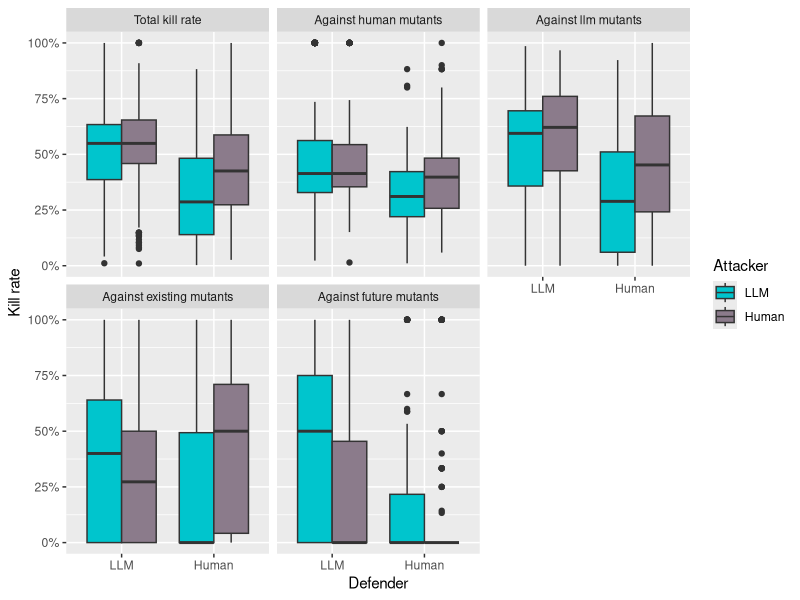
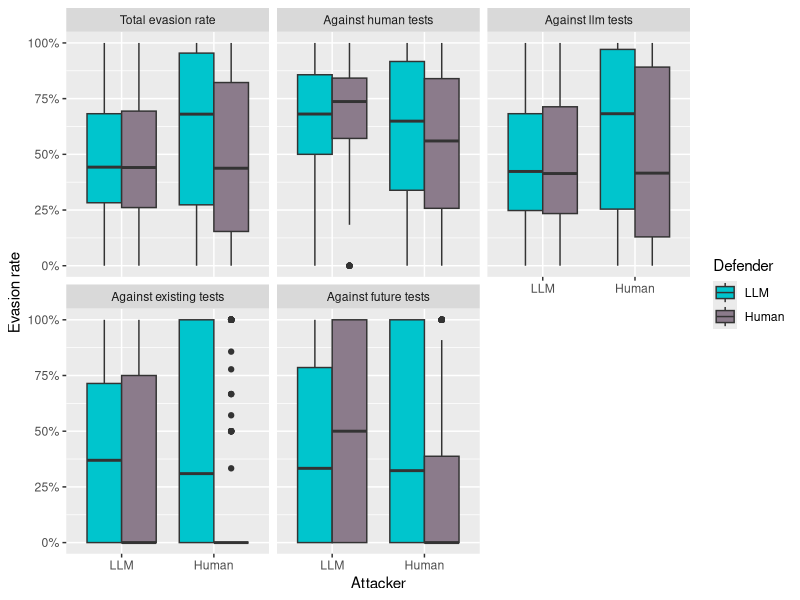
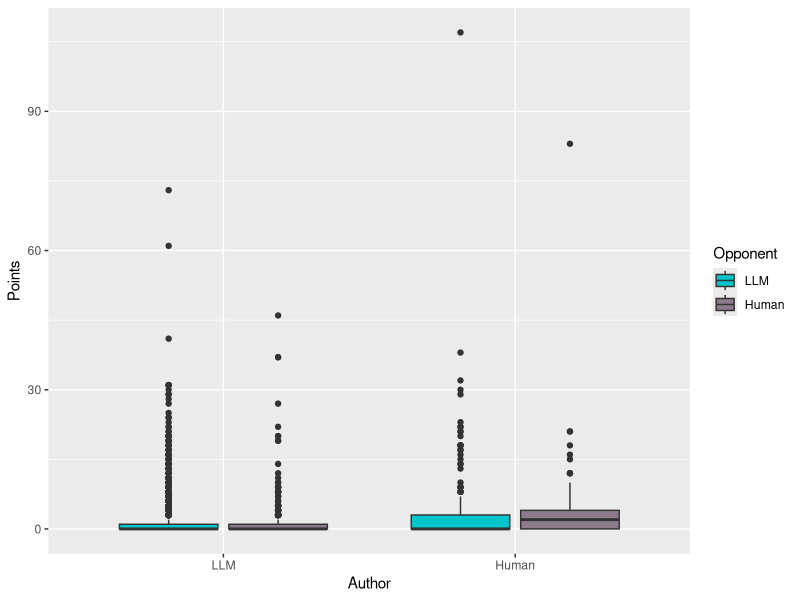
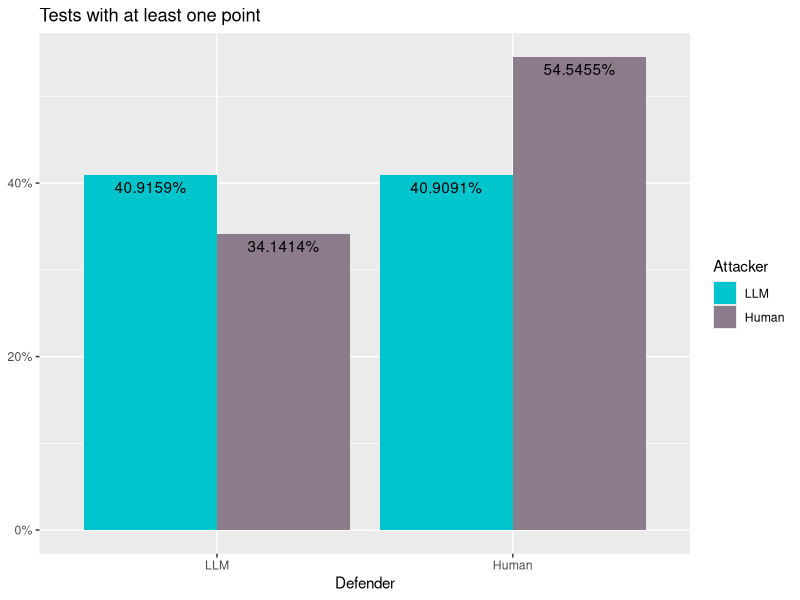
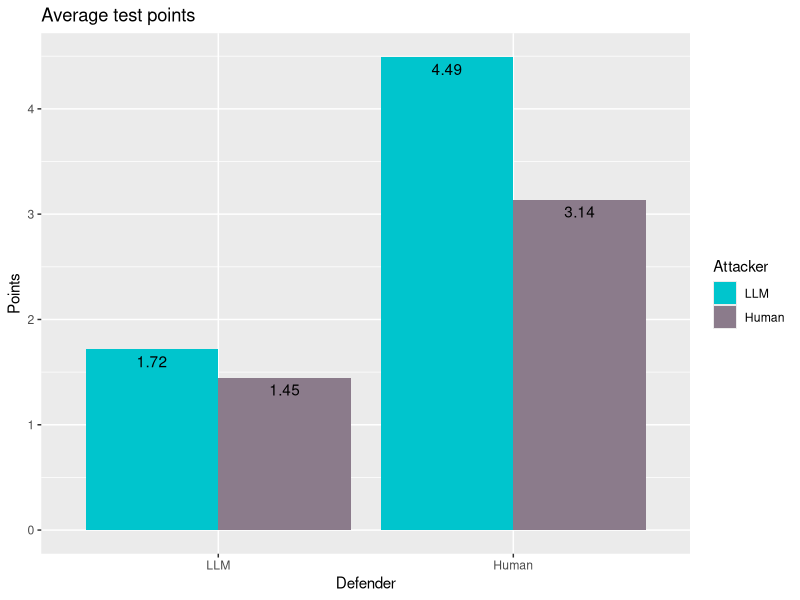
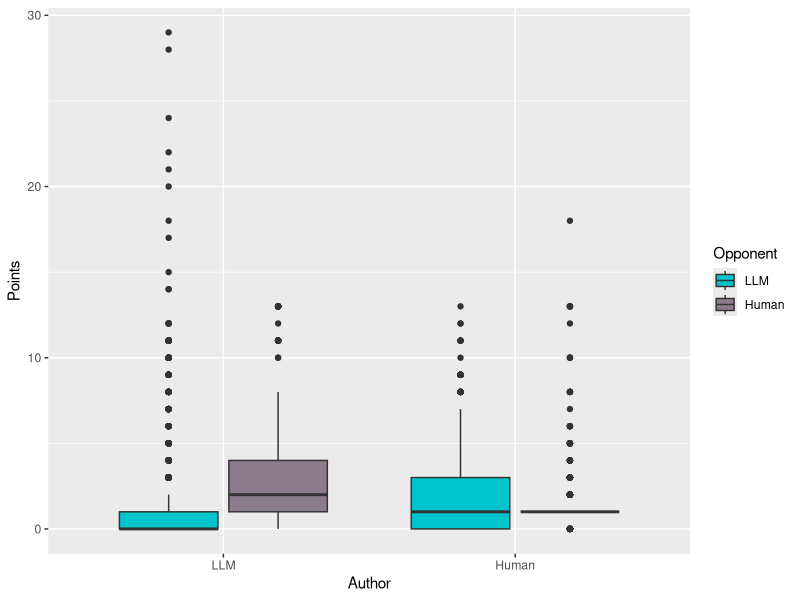
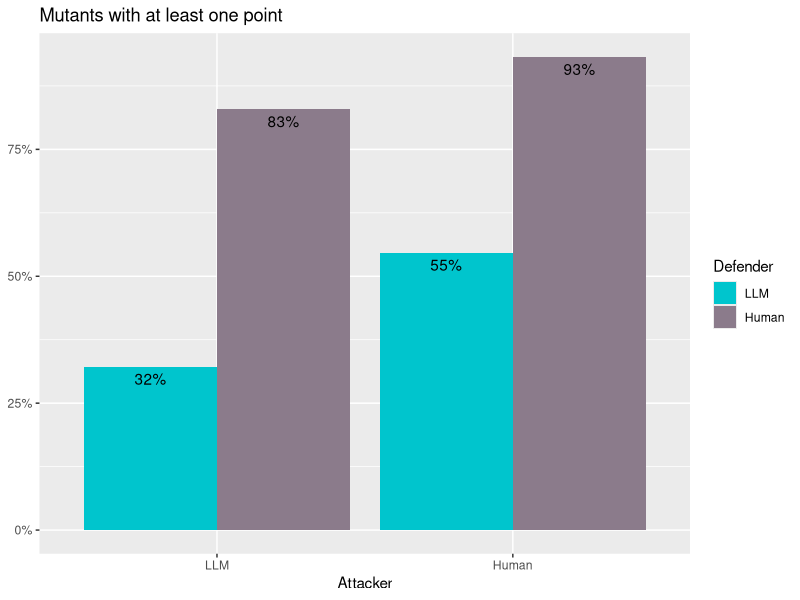
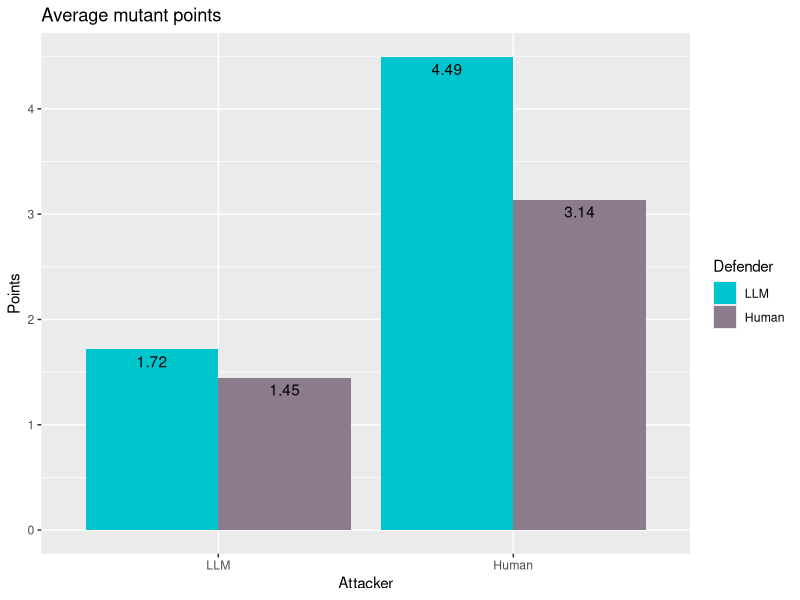

Write the R code that produced these figures, in order.
## ---- chunk 1
knitr::opts_chunk$set(echo = F)
## ---- chunk 2
library(ggplot2)
library(dplyr)
library(viridisLite)
library(tidyr)
library(scales)
getwd()
detach.dfs <- function() {
  for (p in search()) {
    if (grepl("tests|mutants", p)) {
      detach(p, character.only = TRUE)
    }
  }
}

colors.opinion <- c("red", "orange", "grey", "cyan", "blue")
colors.actor <- c("turquoise3", "thistle4")
colors.quality <- c("#458B00", "darkgoldenrod3", "#8B1C62", "red4")

interpretation.opponent_opinion_human_or_ai <- as.factor(c(
  "Definitely human",
  "Probably human",
  "Don't know",
  "Probably ai",
  "Definitely ai"
))

levels.degree <- c(
  "Bachelor Informatik", 
  "Bachelor Internet Computing", 
  "Lehramt Informatik",
  "Artificial Intelligence")
levels.cut <- c(
  "ByteVector",
  "CharRange"
)

common_variables <- function(.data) {
  mutate(
    .data,
    llm_or_human = factor(llm_or_human, levels = c("LLM", "Human")),
    opponent_llm_or_human = factor(opponent_llm_or_human, levels = c("LLM", "Human")),
    cut = factor(cut, levels = levels.cut),
    author_degree = factor(author_degree, levels = levels.degree),
    opponent_degree = factor(opponent_degree, levels = levels.degree),
    experiment_round = factor(experiment_round),
    author_opinion_judged_programming_skill = factor(author_opinion_judged_programming_skill),
    author_opinion_judged_original = factor(author_opinion_judged_original),
    author_opinion_challenged = factor(author_opinion_challenged),
    author_opinion_fun = factor(author_opinion_fun),
    author_opinion_human_or_ai = factor(author_opinion_human_or_ai),
    opponent_opinion_judged_programming_skill = factor(opponent_opinion_judged_programming_skill),
    opponent_opinion_judged_original = factor(opponent_opinion_judged_original),
    opponent_opinion_challenged = factor(opponent_opinion_challenged),
    opponent_opinion_fun = factor(opponent_opinion_fun),
    opponent_opinion_human_or_ai = factor(opponent_opinion_human_or_ai),
  )
}
## ---- chunk 3
tests <- read.csv("test_data.csv") |>
  common_variables() |>
  mutate(
    is_equivalence_test = is_equivalence_test == "YES",
    kill_rate = (human_mutants_killed + llm_mutants_killed) / (human_mutants_killed + human_mutants_ignored + llm_mutants_killed + llm_mutants_ignored) |>
      replace_na(0),
    human_kill_rate = (human_mutants_killed / (human_mutants_killed + human_mutants_ignored)) |>
      replace_na(0),
    llm_kill_rate = (llm_mutants_killed / (llm_mutants_killed + llm_mutants_ignored)) |>
      replace_na(0),
    existing_kill_rate = (existing_mutants_killed / (existing_mutants_killed + existing_mutants_ignored)) |>
      replace_na(0),
    future_kill_rate = (future_mutants_killed / (future_mutants_killed + future_mutants_ignored)) |>
      replace_na(0),
  )

mutants <- read.csv("mutant_data.csv") |>
  common_variables() |>
  mutate(
    stillborn = stillborn == "YES",
    survived = survived == "YES",
    declared_equivalent = declared_equivalent == "YES",
    has_been_killed = human_tests_killed_by + llm_tests_killed_by > 0,
    
    evasion_rate = (human_tests_survived + llm_tests_survived) / (human_tests_survived + human_tests_killed_by + llm_tests_survived + llm_tests_killed_by) |>
      replace_na(0),
    human_evasion_rate = (human_tests_survived / (human_tests_survived + human_tests_killed_by)) |>
      replace_na(0),
    llm_evasion_rate = (llm_tests_survived / (llm_tests_survived + llm_tests_killed_by)) |>
      replace_na(0),
    existing_evasion_rate = (existing_tests_survived / (existing_tests_survived + existing_tests_killed_by)) |>
      replace_na(0),
    future_evasion_rate = (future_tests_survived / (future_tests_survived + future_tests_killed_by)) |>
      replace_na(0),
  )
  
number_of_test_games <- tests[!tests$is_equivalence_test,] |>
  group_by(
    llm_or_human,
  ) |>
  summarise(
    n = n_distinct(game_id)
  )
number_of_mutant_games <- mutants |>
  group_by(
    llm_or_human,
  ) |>
  summarise(
    n = n_distinct(game_id)
  )

deftests <- tests |> filter(!is_equivalence_test)
## ---- chunk 4

deftests |>
  pivot_longer(
    cols = c(kill_rate, llm_kill_rate, human_kill_rate, existing_kill_rate, future_kill_rate),
    names_to = "kill_rate_type",
    values_to = "kill_rate_value"
  ) |>
  mutate(kill_rate_type = factor(kill_rate_type, 
                                 levels = c(
                                   "kill_rate", 
                                   "human_kill_rate", 
                                   "llm_kill_rate", 
                                   "existing_kill_rate",
                                   "future_kill_rate"),
                                 labels = c(
                                   "Total kill rate",
                                   "Against human mutants",
                                   "Against llm mutants",
                                   "Against existing mutants",
                                   "Against future mutants"
                                 ))) |>
  ggplot(aes(x = llm_or_human, y = kill_rate_value, fill = opponent_llm_or_human)) + 
    geom_boxplot(position = "dodge") + 
    xlab("Defender") +
    scale_y_continuous(name = "Kill rate", labels = percent) + 
    scale_fill_manual(name = "Attacker", values = colors.actor) +
    facet_wrap( ~ kill_rate_type)
## ---- chunk 5
mutants |>
  pivot_longer(
    cols = c(evasion_rate, llm_evasion_rate, human_evasion_rate, existing_evasion_rate, future_evasion_rate),
    names_to = "evasion_rate_type",
    values_to = "evasion_rate_value"
  ) |>
  mutate(evasion_rate_type = factor(evasion_rate_type, 
                                 levels = c(
                                   "evasion_rate", 
                                   "human_evasion_rate", 
                                   "llm_evasion_rate", 
                                   "existing_evasion_rate",
                                   "future_evasion_rate"),
                                 labels = c(
                                   "Total evasion rate",
                                   "Against human tests",
                                   "Against llm tests",
                                   "Against existing tests",
                                   "Against future tests"
                                 ))) |>
  ggplot(aes(x = llm_or_human, y = evasion_rate_value, fill = opponent_llm_or_human)) + 
    geom_boxplot(position = "dodge") + 
    xlab("Attacker") +
    scale_y_continuous(name = "Evasion rate", labels = percent) + 
    scale_fill_manual(name = "Defender", values = colors.actor) +
    facet_wrap( ~ evasion_rate_type)
## ---- chunk 6
point_boxplot <- function(.data, author = "Author", opponent = "Opponent") {
  .data |>
    ggplot(aes(x = llm_or_human, y = points, fill = opponent_llm_or_human)) + 
    geom_boxplot() +
    scale_fill_manual(values = colors.actor, name = opponent) +
    xlab(author) +
    ylab("Points")
}

deftests |>
  point_boxplot()
## ---- chunk 7
deftests |>
  mutate(has_points = points > 0) |>
  group_by(llm_or_human, opponent_llm_or_human) |>
  summarise(has_points = mean(has_points)) |>
  ggplot(aes(y = has_points, x = llm_or_human, fill = opponent_llm_or_human)) +
  geom_col(position = "dodge") +
  geom_text(aes(label = percent(after_stat(y))), vjust = 1.5, position = position_dodge(0.9)) +
  scale_fill_manual(values = colors.actor, name = "Attacker") +
  scale_y_continuous(labels = percent, name = NULL)+ 
  xlab("Defender") +
  ggtitle("Tests with at least one point")
## ---- chunk 8
deftests |>
  group_by(llm_or_human, opponent_llm_or_human) |>
  summarise(mean_points = mean(points)) |>
  ggplot(aes(x = llm_or_human, y = mean_points, fill = opponent_llm_or_human)) +
  geom_col(position = "dodge") +
  geom_text(
    aes(label = mean_points |> round(2)), 
    position = position_dodge(0.9),
    vjust = 1.5
    ) +
  xlab("Defender") +
  ylab("Points") +
  ggtitle("Average test points") + 
  scale_fill_manual(name = "Attacker", values = colors.actor)
## ---- chunk 9
mutants |>
  point_boxplot()
## ---- chunk 10
mutants |>
  mutate(has_points = points > 0) |>
  group_by(llm_or_human, opponent_llm_or_human) |>
  summarise(has_points = mean(has_points)) |>
  ggplot(aes(y = has_points, x = llm_or_human, fill = opponent_llm_or_human)) +
  geom_col(position = "dodge") +
  geom_text(aes(label = percent(after_stat(y))), vjust = 1.5, position = position_dodge(0.9)) +
  scale_fill_manual(values = colors.actor, name = "Defender") +
  scale_y_continuous(labels = percent, name = NULL)+ 
  xlab("Attacker") +
  ggtitle("Mutants with at least one point")
## ---- chunk 11
deftests |>
  group_by(llm_or_human, opponent_llm_or_human) |>
  summarise(mean_points = mean(points)) |>
  ggplot(aes(x = llm_or_human, y = mean_points, fill = opponent_llm_or_human)) +
  geom_col(position = "dodge") +
  geom_text(
    aes(label = mean_points |> round(2)), 
    position = position_dodge(0.9),
    vjust = 1.5
    ) +
  xlab("Attacker") +
  ylab("Points") +
  ggtitle("Average mutant points") + 
  scale_fill_manual(name = "Defender", values = colors.actor)
## ---- chunk 12
deftests |> 
  mutate(
    point_ntil = ntile(points, n = 10)
  ) |>
  group_by(point_ntil) |>
  ggplot(aes(y = kill_rate, x = factor(point_ntil), fill = llm_or_human)) +
    geom_boxplot() +
    scale_fill_manual(values = colors.actor, name = "Defender") + 
    ggtitle("Kill rates vs Points for tests") +
    xlab("Point deciles") + 
    ylab("Total kill rate") +
    scale_y_continuous(labels = percent)

## ---- chunk 13
mutants |> 
  filter(!(!has_been_killed &declared_equivalent)) |>
  mutate(
    point_ntil = ntile(points, n = 10)
  ) |>
  group_by(point_ntil) |>
  ggplot(aes(y = evasion_rate, x = factor(point_ntil), fill = llm_or_human)) +
    geom_boxplot() +
    scale_fill_manual(values = colors.actor, name = "Attacker") + 
    ggtitle("Evasion rates vs Points for mutants") +
    xlab("Point deciles") + 
    ylab("Total evasion rate") +
    scale_y_continuous(labels = percent)
## ---- chunk 14
ggplot(mutants, aes(x = points, y = evasion_rate)) +
  geom_point() + 
  geom_smooth(formula = y ~x, method = loess) +
  scale_y_continuous(limits = c(0,1), labels = percent, name = "Global evasion rate") + 
  xlab("Points")
## ---- chunk 15
timelineplot <- function(.data) {
  .data |>
  mutate(seconds_since_gamestart = floor(seconds_since_gamestart / 60)) |>
    rename(`Minutes since gamestart` = seconds_since_gamestart) |>
    mutate(
      part = as.numeric(ifelse(llm_or_human == "LLM",
                    1 / number_of_test_games[number_of_test_games$llm_or_human == "LLM","n"],
                    1 / number_of_test_games[number_of_test_games$llm_or_human == "Human","n"]
                    ))
    ) |>
    group_by(`Minutes since gamestart`, llm_or_human) |>
    summarise(
      part = sum(part)
    ) |>
  ggplot(aes(x = `Minutes since gamestart`, y = part, colour = llm_or_human)) +
    geom_line()
}

deftests |>
  timelineplot() +
  ylab("Test submissions per game and minute") +
  scale_colour_manual(values = colors.actor, name = "Defender")
## ---- chunk 16
mutants |>
  timelineplot() +
  ylab("Mutant submissions per game and minute") +
  scale_colour_manual(values = colors.actor, name = "Attacker")
## ---- chunk 17
deftests|>
  filter(llm_or_human == "LLM") |>
  mutate(number_of_messages = ifelse(is.na(number_of_messages), 0, number_of_messages)) |>
  mutate(number_of_messages = factor(number_of_messages,
                                     levels = c(0, 1,2,3,4),
                                     labels = c("Suite", "1", "2", "3", "4"))) |>
  mutate(seconds_since_gamestart = seconds_since_gamestart / 60) |>
  rename(`Minutes since gamestart` = seconds_since_gamestart) |>
  group_by(number_of_messages) |>
  ggplot(aes(x = `Minutes since gamestart`, colour = number_of_messages)) +
    geom_freqpoly(binwidth = 1) + 
    ylab("Tests per minute") +
    scale_colour_manual(name = "Number of messages", values = c("black", colors.quality))
  
## ---- chunk 18
mutants|>
  filter(llm_or_human == "LLM") |>
  mutate(number_of_messages = factor(number_of_messages,
                                     levels = c(0, 1,2,3,4),
                                     labels = c("Suite", "1", "2", "3", "4"))) |>
  mutate(seconds_since_gamestart = seconds_since_gamestart / 60) |>
  rename(`Minutes since gamestart` = seconds_since_gamestart) |>
  group_by(number_of_messages) |>
  ggplot(aes(x = `Minutes since gamestart`, colour = number_of_messages)) +
    geom_freqpoly(binwidth = 1) + 
    ylab("Mutants per minute") +
    scale_colour_manual(name = "Number of messages", values = c(colors.quality))
## ---- chunk 19
deftests |>
  filter(opponent_llm_or_human == "Human") |>
  group_by(game_id, author_nickname, opponent_opinion_human_or_ai, llm_or_human) |>
  mutate(opponent_opinion_human_or_ai = factor(opponent_opinion_human_or_ai, levels = 1:5, labels = interpretation.opponent_opinion_human_or_ai)) |>
  summarise(n = n()) |>
  ggplot(aes(x = llm_or_human, y = n, fill = opponent_opinion_human_or_ai)) + 
    geom_col(position = "fill", name = "Proportion") +
    scale_fill_manual(name = "Attacker's guess", values = colors.opinion) +
    xlab("Defender") +
    ylab("Proportion") +
    ggtitle("Defender Turing test") + 
    scale_y_continuous(labels = percent)

## ---- chunk 20
mutants |>
  filter(opponent_llm_or_human == "Human") |>
  group_by(game_id, author_nickname, opponent_opinion_human_or_ai, llm_or_human) |>
  mutate(opponent_opinion_human_or_ai = factor(opponent_opinion_human_or_ai, levels = 1:5, labels = interpretation.opponent_opinion_human_or_ai)) |>
  summarise(n = n()) |>
  ggplot(aes(x = llm_or_human, y = n, fill = opponent_opinion_human_or_ai)) + 
    geom_col(position = "fill", name = "Proportion") +
    scale_fill_manual(name = "Defender's guess", values = colors.opinion) +
    scale_y_continuous(labels = percent) +
    xlab("Attacker") +
    ylab("Proportion") + 
    ggtitle("Attacker Turing test")
## ---- chunk 21
mutants |>
  group_by(llm_or_human, opponent_llm_or_human) |>
  summarise(
    stillborn = mean(stillborn)
  ) |>
  ggplot(aes(x = llm_or_human, y = stillborn, fill = opponent_llm_or_human)) +
    geom_col(position = "dodge") +
    geom_text(
      aes(label = percent(stillborn)), 
      position = position_dodge(0.9),
      vjust = 1.5,
    ) +
    scale_fill_manual(name = "Defender", values = colors.actor) + 
    xlab("Attacker") + 
    ylab("Percentage") + 
    ggtitle("Percentages of stillborn mutants") +
    scale_y_continuous(labels = percent)

## ---- chunk 22
ggplot(data = mutants, aes(x = stillborn, y = evasion_rate, fill = llm_or_human)) +
  geom_boxplot(position = "dodge") +
  scale_fill_manual(name = "Attacker", values = colors.actor) +
  scale_y_continuous(labels = percent, name = "Evasion rate") +
  scale_x_discrete(labels = c("Not stillborn", "Stillborn"),) +
  xlab(NULL) +
  ggtitle("Total evasion rates of stillborn and not-stillborn mutants")
## ---- chunk 23

mutants |>
  group_by(
    llm_or_human,
    declared_equivalent,
    opponent_llm_or_human
  ) |>
  summarise(
    not_killed = mean(!has_been_killed)
  ) |>
  mutate(
    opponent_llm_or_human = paste(opponent_llm_or_human, "Defender")
  ) |>
  ggplot(
    aes(x = declared_equivalent, y = not_killed, fill = llm_or_human)
    ) +
    geom_col(position = "dodge") +
    geom_text(aes(
      label = percent(not_killed),
      vjust = -0.4
      ), position = position_dodge(0.9)) +
    facet_wrap( ~ opponent_llm_or_human,) + 
    scale_y_continuous(labels = percent, name = "Equivalent mutants") + 
    scale_x_discrete(labels = c("Not declared\n equivalent", "Declared equivalent")) +
    scale_fill_manual(name = "Attacker", values = colors.actor) +
    xlab(NULL)

  
## ---- chunk 24
mutants |>
  group_by(
    llm_or_human,
    opponent_llm_or_human,
    has_been_killed
  ) |>
  summarise(
    declared_equivalent = mean(declared_equivalent)
  ) |>
  mutate(
    opponent_llm_or_human = paste(opponent_llm_or_human, "Defender")
  ) |>
  ggplot(
    aes(x = has_been_killed, y = declared_equivalent, fill = llm_or_human)
    ) +
    geom_col(position = "dodge") +
    geom_text(aes(
      label = percent(declared_equivalent),
      vjust = -0.4
      ), position = position_dodge(0.9)) +
    facet_wrap( ~ opponent_llm_or_human,) + 
    scale_y_continuous(labels = percent, name = "Mutants declared as equivalent") + 
    scale_x_discrete(labels = c("Equivalent", "Not equivalent")) +
    scale_fill_manual(name = "Attacker", values = colors.actor) +
    ggtitle("Equivalent mutants") + 
    xlab(NULL)
## ---- chunk 25
mutants |>
  group_by(llm_or_human, opponent_llm_or_human) |>
  summarise(`Survival rate` = mean(survived)) |>
  ggplot(aes(y = `Survival rate`, x = llm_or_human, fill = opponent_llm_or_human)) +
  scale_fill_manual(values = colors.actor, name = "Defender") +
  xlab("Attacker") + 
  scale_y_continuous(name = "Survival rate", labels = percent) +
  geom_col(position = "dodge") + 
  geom_text(aes(label = percent(`Survival rate`)), vjust = -0.2, position = position_dodge(0.9)) + 
  ggtitle("Mutant survival rates")
## ---- chunk 26
mutants |>
  filter(!stillborn) |>
  group_by(llm_or_human, opponent_llm_or_human) |>
  summarise(`Survival rate` = mean(survived)) |>
  ggplot(aes(y = `Survival rate`, x = llm_or_human, fill = opponent_llm_or_human)) +
  scale_fill_manual(values = colors.actor, name = "Defender") +
  xlab("Attacker") + 
  scale_y_continuous(name = "Survival rate", labels = percent) +
  geom_col(position = "dodge") + 
  geom_text(aes(label = percent(`Survival rate`)), vjust = -0.2, position = position_dodge(0.9)) +
  ggtitle("Mutant survival rates (excluding stillborn mutants)")
## ---- chunk 27
deftests |>
  ggplot(aes(x = llm_or_human, y = number_lines_covered, fill = opponent_llm_or_human)) +
  geom_boxplot() +
  scale_fill_manual(values = colors.actor, name = "Attacker") +
  facet_wrap( ~ cut) +
  xlab("Defender") + 
  ylab("Covered lines") + 
  ggtitle("Test coverage")
## ---- chunk 28
mutants |>
  ggplot(aes(x = llm_or_human, y = number_mutated_lines, fill = opponent_llm_or_human)) +
  geom_boxplot() +
  scale_fill_manual(values = colors.actor, name = "Defender") +
  xlab("Attacker") + 
  ylab("Mutated lines") + 
  ggtitle("Mutated lines") + 
  stat_summary(
    fun = median,
    geom = "text",
    aes(label = after_stat(y)),
    vjust = -0.5,
    position = position_dodge(1)
  ) +
  facet_wrap( ~ cut)
## ---- chunk 29
defender_games <- deftests |>
  group_by(
    game_id, 
    author_nickname, 
    across(starts_with("author_")), 
    across(starts_with("opponent_")),
    llm_or_human,
    cut,
    experiment_round
    ) |>
  summarise(
    points = sum(points)
  )

attacker_games <- mutants |>
  group_by(
    game_id, 
    author_nickname, 
    across(starts_with("author_")), 
    across(starts_with("opponent_")),
    llm_or_human,
    cut,
    experiment_round
    ) |>
  summarise(
    points = sum(points)
  )
## ---- chunk 30
defender_games |>
  ggplot(aes(y = points, x = llm_or_human, fill = opponent_llm_or_human)) +
  geom_boxplot() +
  scale_fill_manual(name = "Attacker", values = colors.actor) +
  ylab("Points") +
  xlab("Defender") +
  ggtitle("Defender games")
## ---- chunk 31
attacker_games |>
  ggplot(aes(y = points, x = llm_or_human, fill = opponent_llm_or_human)) +
  geom_boxplot() +
  scale_fill_manual(name = "Defender", values = colors.actor) +
  ylab("Points") +
  xlab("Attacker") +
  ggtitle("Attacker games")
